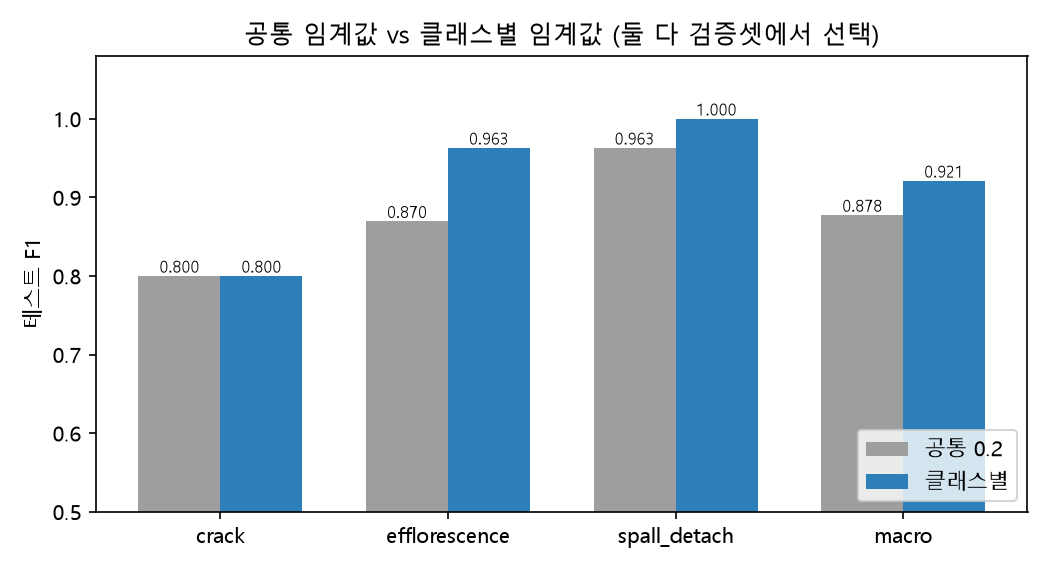

Write the Python code that produced this figure.
"""3주차 심화 ④ (논문강의 47쪽 '공통 임계값 대조'): 단일 공통 임계값 대비 클래스별 임계값의 이득.

  python week3/adv4_common_threshold.py    # 단계3 · 4 다음에 실행 → adv4_common_threshold.md · .png
절차는 본 실험과 같다: 공통 임계값도 검증셋에서만 고르고(세 클래스 macro F1 최대, 동점이면 낮은 값)
테스트셋에는 그대로 적용한다. 클래스별 임계값은 thresholds.json(단계3)에서 읽는다.
"""
import _use_venv  # noqa: F401  (반드시 첫 줄: Step 3 전용 가상환경으로 다시 실행)

import json

import matplotlib.pyplot as plt
import numpy as np

from w3 import CLASS_LIST, THR_FILE, WEEK3, load_cache, load_model, load_split, log_run, onoff

THRS = [0.001, 0.004, 0.01, 0.02, 0.06, 0.1, 0.2, 0.3]     # 단계3과 같은 구간


def evaluate(model, imgs, gts, thr_by_class):
    return {n: onoff(model, imgs, gts, thr_by_class[n], c) for c, n in enumerate(CLASS_LIST)}


def main():
    per_class = json.loads(THR_FILE.read_text(encoding="utf-8"))["thresholds"]
    model = load_model()
    val_imgs, val_gts = load_split("val")
    load_cache("val")

    # ① 검증셋에서 공통 임계값 선택
    val_macro = []
    for t in THRS:
        r = evaluate(model, val_imgs, val_gts, {n: t for n in CLASS_LIST})
        val_macro.append(np.mean([r[n]["f1"] for n in CLASS_LIST]))
    i = int(np.argmax(val_macro))                            # argmax = 동점이면 앞(낮은 값)
    common_thr = THRS[i]
    print("검증 macro F1:", dict(zip(THRS, np.round(val_macro, 3))), "→ 공통", common_thr)

    # ② 두 방식을 검증 · 테스트에 적용
    test_imgs, test_gts = load_split("test")
    load_cache("test")
    res = {}
    for split, imgs, gts in [("val", val_imgs, val_gts), ("test", test_imgs, test_gts)]:
        res[split] = {"class": evaluate(model, imgs, gts, per_class),
                      "common": evaluate(model, imgs, gts, {n: common_thr for n in CLASS_LIST})}

    L = ["# 심화 ④: 공통 임계값 vs 클래스별 임계값", "",
         f"- 공통 임계값: 검증셋 macro F1이 가장 큰 값 = **{common_thr:g}** (동점이면 낮은 값)",
         "- 클래스별 임계값: " + " · ".join(f"{n} {per_class[n]:g}" for n in CLASS_LIST) + " (단계3, 검증셋)",
         "- 둘 다 검증셋에서 정하고 테스트셋에 고정 적용", "",
         "## 공통 임계값 후보별 검증 macro F1", "", "| 임계값 | " + " | ".join(f"{t:g}" for t in THRS) + " |",
         "|---|" + "---:|" * len(THRS),
         "| 검증 macro F1 | " + " | ".join(f"**{v:.3f}**" if k == i else f"{v:.3f}" for k, v in enumerate(val_macro)) + " |",
         "", "## 결과 (F1, 괄호 = FP / FN)", "",
         "| 셋 | 방식 | " + " | ".join(CLASS_LIST) + " | macro F1 |", "|---|---|" + "---:|" * 4]
    for split in ("val", "test"):
        for k, lab in [("common", f"공통 {common_thr:g}"), ("class", "클래스별")]:
            r = res[split][k]
            L.append(f"| {'검증' if split == 'val' else '테스트'} | {lab} | " +
                     " | ".join(f"{r[n]['f1']:.3f} ({r[n]['fp']} / {r[n]['fn']})" for n in CLASS_LIST) +
                     f" | {np.mean([r[n]['f1'] for n in CLASS_LIST]):.3f} |")
    gain = {s: np.mean([res[s]["class"][n]["f1"] for n in CLASS_LIST]) -
            np.mean([res[s]["common"][n]["f1"] for n in CLASS_LIST]) for s in ("val", "test")}
    L += ["", f"- 클래스별 임계값의 macro F1 이득: 검증 {gain['val']:+.3f} · 테스트 {gain['test']:+.3f}"]
    (WEEK3 / "adv4_common_threshold.md").write_text("\n".join(L) + "\n", encoding="utf-8")

    # 그림: 테스트셋 클래스별 F1 막대 (공통 vs 클래스별)
    fig, ax = plt.subplots(figsize=(7, 3.8))
    x = np.arange(4)
    for j, (k, lab, col) in enumerate([("common", f"공통 {common_thr:g}", "#9e9e9e"), ("class", "클래스별", "#2c7fb8")]):
        r = res["test"][k]
        v = [r[n]["f1"] for n in CLASS_LIST]
        v.append(np.mean(v))
        b = ax.bar(x + (j - 0.5) * 0.36, v, 0.36, label=lab, color=col)
        ax.bar_label(b, fmt="%.3f", fontsize=8)
    ax.set_xticks(x)
    ax.set_xticklabels(CLASS_LIST + ["macro"])
    ax.set_ylim(0.5, 1.08)
    ax.set_ylabel("테스트 F1")
    ax.set_title("공통 임계값 vs 클래스별 임계값 (둘 다 검증셋에서 선택)")
    ax.legend(loc="lower right")
    plt.tight_layout()
    plt.savefig(WEEK3 / "adv4_common_threshold.png", dpi=150)
    plt.close()
    print("\n".join(L))
    log_run("adv4_common_threshold", f"common {common_thr} (val) → gain val {gain['val']:+.3f} test {gain['test']:+.3f}")


if __name__ == "__main__":
    main()
